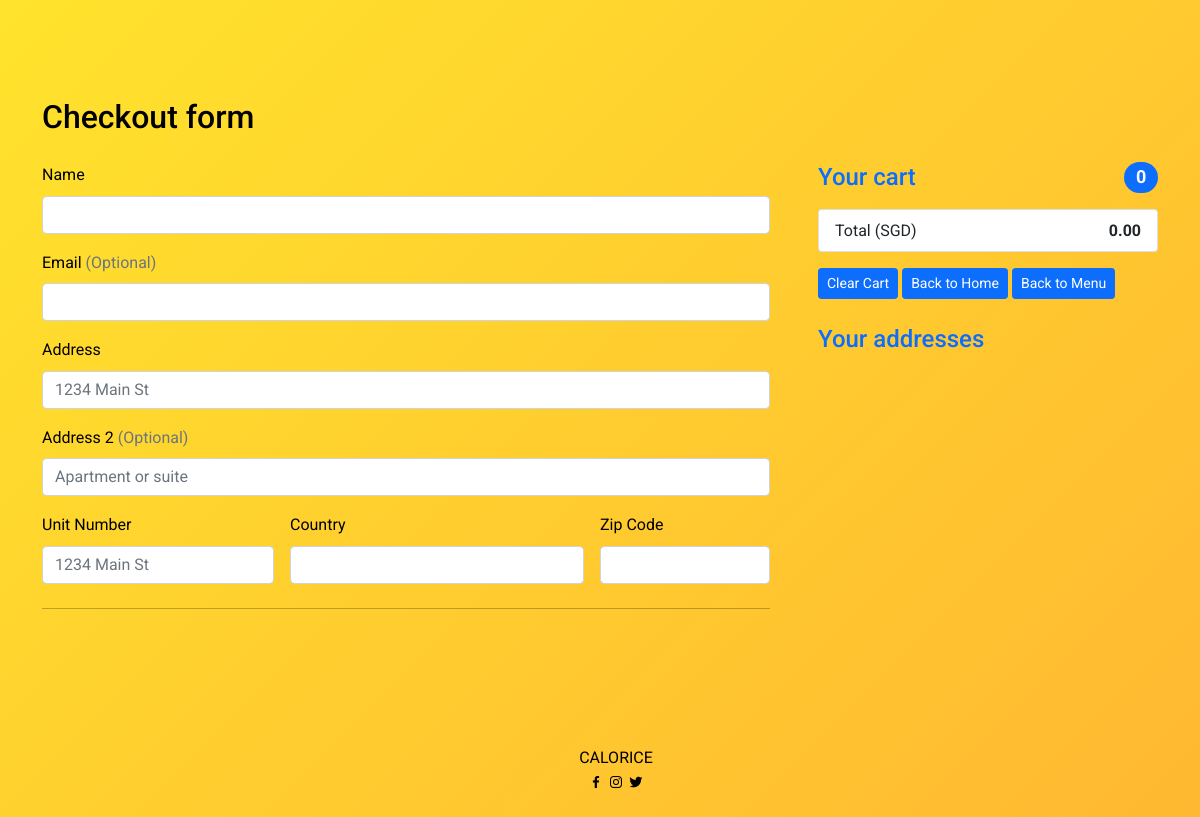
The page /checkout.php (signed in) on the database as committed earlier.
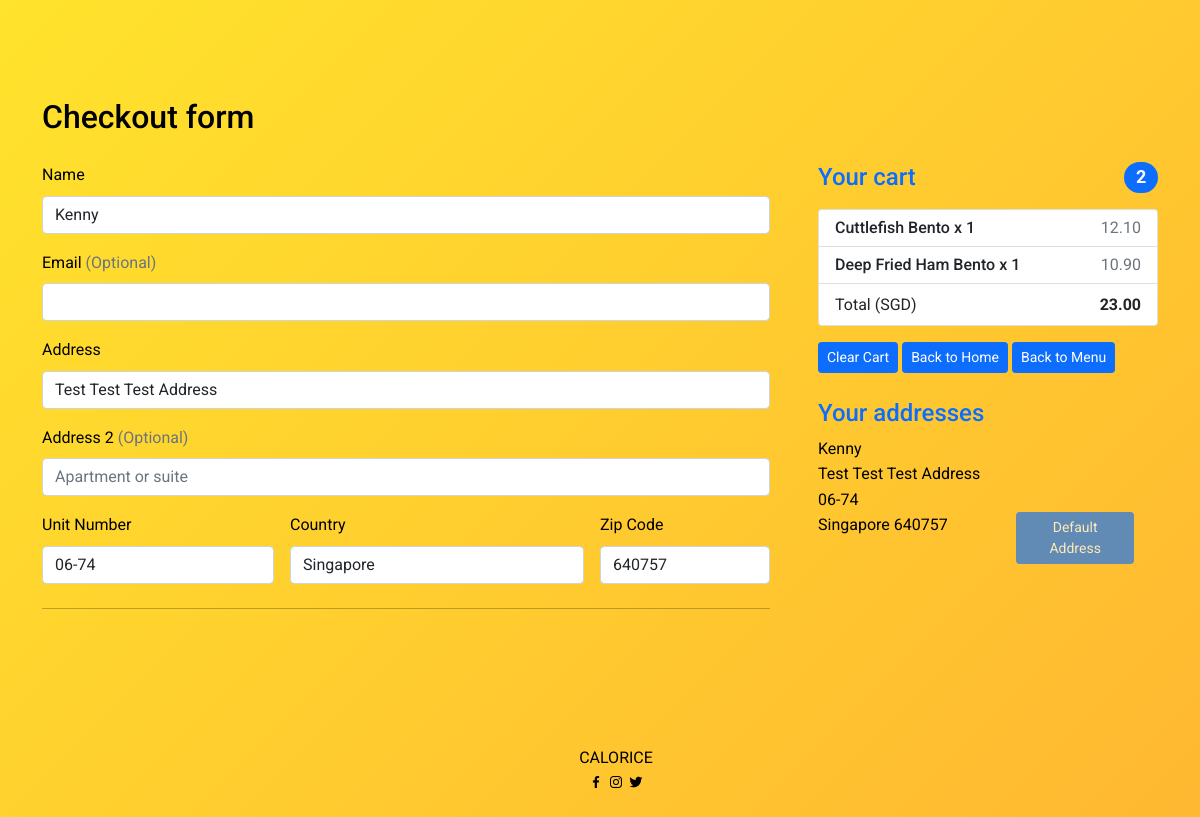
The same page on the database as committed later.
### tables this page shows
CREATE TABLE `cart` (
  `cart_id` int(11) NOT NULL,
  `users_id` int(11) NOT NULL,
  `food_id` int(11) DEFAULT NULL,
  `cart_foodqty` int(11) NOT NULL,
  `cart_status` smallint(6) NOT NULL DEFAULT '0'
);

CREATE TABLE `food` (
  `food_id` int(11) NOT NULL,
  `food_name` varchar(255) NOT NULL,
  `food_category` varchar(128) NOT NULL,
  `food_subcategory` varchar(128) NOT NULL,
  `food_healthierchoice` smallint(6) DEFAULT '0',
  `food_vegan` smallint(6) DEFAULT NULL,
  `food_price` decimal(10,2) NOT NULL,
  `food_calories` int(11) NOT NULL,
  `food_img` varchar(256) DEFAULT NULL
);

CREATE TABLE `addresses` (
  `addresses_id` int(128) NOT NULL,
  `users_id` int(128) NOT NULL,
  `addresses_default` tinyint(4) NOT NULL DEFAULT '0',
  `addresses_fullName` varchar(256) NOT NULL,
  `addresses_companyName` varchar(256) DEFAULT NULL,
  `addresses_line1` varchar(256) NOT NULL,
  `addresses_line2` varchar(256) DEFAULT NULL,
  `addresses_unitNo` varchar(128) NOT NULL,
  `addresses_country` varchar(256) NOT NULL,
  `addresses_zipCode` varchar(256) NOT NULL
);

### config/db.php (called while the page is built, shortened)
<?php
class DB {
  protected static $mdb = null;
  public static function getMDB() {
    $mdb = DB::$mdb;
    if ($mdb === null) {
      $mdb = DB::$mdb = new MeekroDB();
    }
    $mdb->sync_config();
    return $mdb;
  }
  public static function query() { $args = func_get_args(); return call_user_func_array(array(DB::getMDB(), 'query'), $args); }
  public static function count() { $args = func_get_args(); return call_user_func_array(array(DB::getMDB(), 'count'), $args); }
}
class MeekroDB {
  public $encoding = 'latin1';
  public $param_char = '%';
  public $named_param_seperator = '_';
  public $connect_options = array(MYSQLI_OPT_CONNECT_TIMEOUT => 30);
  public $internal_mysql = null;
  public $num_rows = 0;
  public function __construct($host=null, $user=null, $password=null, $dbName=null, $port=null, $encoding=null, $socket=null)  {
    if ($encoding === null) $encoding = DB::$encoding;
    $this->encoding = $encoding;
  }
  public function get() {
    $mysql = $this->internal_mysql;
    if (!($mysql instanceof MySQLi)) {
      $mysql = new mysqli();
      foreach ($this->connect_options as $key => $value) {
        $mysql->options($key, $value);
      }
      $mysql->set_charset($this->encoding);
      $this->internal_mysql = $mysql;
    }
    return $mysql;
  }
  public function count() { $args = func_get_args(); return call_user_func_array(array($this, 'numRows'), $args); }
  public function numRows() { return $this->num_rows; }
  protected function preparseQueryParams() {
    $args = func_get_args();
    $sql = trim(strval(array_shift($args)));
    $args_all = $args;
    if (count($args_all) == 0) return array($sql);
    $param_char_length = strlen($this->param_char);
    $named_seperator_length = strlen($this->named_param_seperator);
    $types = array(
      $this->param_char . 'll',
      $this->param_char . 'ls',
      $this->param_char . 'l',
      $this->param_char . 'li',
      $this->param_char . 'ld',
      $this->param_char . 'lb',
      $this->param_char . 'lt',
      $this->param_char . 's',
      $this->param_char . 'i',
      $this->param_char . 'd',
      $this->param_char . 'b',
      $this->param_char . 't',
      $this->param_char . '?',
      $this->param_char . 'l?',
      $this->param_char . 'll?',
      $this->param_char . 'hc',
      $this->param_char . 'ha',
      $this->param_char . 'ho',
      $this->param_char . 'ss',
      $this->param_char . 'ssb',
      $this->param_char . 'sse',
    );
    $posList = array();
    foreach ($types as $type) {
      $lastPos = 0;
      while (($pos = strpos($sql, $type, $lastPos)) !== false) {
        $lastPos = $pos + 1;
        $posList[$pos] = $type;
      }
    }
    ksort($posList);
    $chunkyQuery = array();
    $pos_adj = 0;
    foreach ($posList as $pos => $type) {
      $type = substr($type, $param_char_length);
      $length_type = strlen($type) + $param_char_length;
      $new_pos = $pos + $pos_adj;
      $new_pos_back = $new_pos + $length_type;
      $arg_number_length = 0;
      if ($arg_number_length = strspn($sql, '0123456789', $new_pos_back)) {
        $arg_number = substr($sql, $new_pos_back, $arg_number_length);
        if (! array_key_exists($arg_number, $args_all)) return $this->nonSQLError("Non existent argument reference (arg $arg_number): $sql");
        $arg = $args_all[$arg_number];
      } else {
        $arg = array_shift($args);
      }
      if ($new_pos > 0) $chunkyQuery[] = substr($sql, 0, $new_pos);
      if (is_object($arg) && ($arg instanceof WhereClause)) {
        list($clause_sql, $clause_args) = $arg->textAndArgs();
        array_unshift($clause_args, $clause_sql);
        $preparsed_sql = call_user_func_array(array($this, 'preparseQueryParams'), $clause_args);
        $chunkyQuery = array_merge($chunkyQuery, $preparsed_sql);
      } else {
        $chunkyQuery[] = array('type' => $type, 'value' => $arg);
      }
      $sql = substr($sql, $new_pos_back + $arg_number_length);
      $pos_adj -= $new_pos_back + $arg_number_length;
    }
    if (strlen($sql) > 0) $chunkyQuery[] = $sql;
    return $chunkyQuery;
  }
  protected function intval($var) {
    if (PHP_INT_SIZE == 8) return intval($var);
    return floor(doubleval($var));
  }
  public function parseQueryParams() {
    $args = func_get_args();
    $chunkyQuery = call_user_func_array(array($this, 'preparseQueryParams'), $args);
    $query = '';
    $array_types = array('ls', 'li', 'ld', 'lb', 'll', 'lt', 'l?', 'll?', 'hc', 'ha', 'ho');
    foreach ($chunkyQuery as $chunk) {
      if (is_string($chunk)) {
        $query .= $chunk;
        continue;
      }
      $type = $chunk['type'];
      $arg = $chunk['value'];
      $result = '';
      $is_array_type = in_array($type, $array_types, true);
      if ($type == 's') $result = $this->escape($arg);
      else if ($type == 'i') $result = $this->intval($arg);
      $query .= $result;
    }
    return $query;
  }
  protected function prependCall($function, $args, $prepend) { array_unshift($args, $prepend); return call_user_func_array($function, $args); }
  public function query() { $args = func_get_args(); return $this->prependCall(array($this, 'queryHelper'), $args, 'assoc'); }
  protected function queryHelper() {
    $args = func_get_args();
    $type = array_shift($args);
    $db = $this->get();
    $is_buffered = true;
    $row_type = 'assoc';
    $full_names = false;
    $sql = call_user_func_array(array($this, 'parseQueryParams'), $args);
    $result = $db->query($sql, $is_buffered ? MYSQLI_STORE_RESULT : MYSQLI_USE_RESULT);
    if ($is_buffered && ($result instanceof MySQLi_Result)) $this->num_rows = $result->num_rows;
    else $this->num_rows = null;
    $return = array();
    while ($row = ($row_type == 'assoc' ? $result->fetch_assoc() : $result->fetch_row())) {
      $return[] = $row;
    }
    return $return;
  }
}
?>

### checkout.php (the view, shortened to what the changed rows need)
<?php
include "config/db.php";
if(isset($_COOKIE["isLoggedIn"]) && (isset($_COOKIE['users_id']))) {
    $totalCartItem = 0;
    $getUserCartQuery = DB::query("SELECT * FROM cart
    INNER JOIN food
    ON cart.food_id = food.food_id
    WHERE users_id=%i AND cart_status=%i" , $_COOKIE['users_id'],0);
    $getUserCartCount = DB::count();
    if($getUserCartCount > 0){
        $totalCartItem += $getUserCartCount;
    }
}
$address = DB::query('SELECT * FROM addresses WHERE users_id=%i AND addresses_default = 1', $_COOKIE['users_id']);
foreach($address as $address_result) {
    $defaultfullName = $address_result['addresses_fullName'];
    $defaultline1 = $address_result['addresses_line1'];
    $defaultunitNo = $address_result['addresses_unitNo'];
    $defaultcountry = $address_result['addresses_country'];
    $defaultzipCode = $address_result['addresses_zipCode'];
}
?>
<!DOCTYPE html>
<html lang="en">
<head>
    <link href="https://cdn.jsdelivr.net/npm/bootstrap@5.0.0-beta3/dist/css/bootstrap.min.css" rel="stylesheet">
    <link href='https://unpkg.com/boxicons@2.0.7/css/boxicons.min.css' rel='stylesheet'>
    <link rel="stylesheet" href="css/styles.css">
    <link rel="stylesheet" href="css/checkout.css">
</head>
<body>
        <div class="container">
            <div>
                <div class="py-5 ">
                <h2>Checkout form</h2><br>
                <div class="row g-5">
                <div class="col-md-5 col-lg-4 order-md-last">
                    <h4 class="d-flex justify-content-between align-items-center mb-3">
                    <span class="text-primary">Your cart</span>
                    <span class="badge bg-primary rounded-pill cartItemNo"><?php echo $totalCartItem ?></span>
                    </h4>
                    <ul class="list-group mb-3">
                        <?php
                        if($getUserCartCount > 0) {
                            foreach($getUserCartQuery as $getUserCartResult) {
                                echo '<li class="list-group-item d-flex justify-content-between lh-sm">
                                        <div>';
                                echo "<h6 class='my-0'>".ucwords($getUserCartResult['food_name'])." x ".$getUserCartResult['cart_foodqty']."</h6> ";
                                echo "</div>";
                                $subCartPrice = $getUserCartResult['food_price'] * $getUserCartResult['cart_foodqty'];
                                echo "<span class='text-muted'>".number_format((float)$subCartPrice, 2, '.', '')."</span>";
                                $totalcartprice += $subCartPrice;
                            }
                        }
                        ?>
                        <li class="list-group-item d-flex justify-content-between">
                            <span>Total (SGD)</span>
                            <strong><?php echo number_format((float)$totalcartprice, 2, '.', ''); ?></strong>
                        </li>
                    </ul>
                    <br>
                    <br>
                    <?php
                        $addressCheckOut = DB::query("SELECT * FROM addresses WHERE users_id=%i " , $_COOKIE['users_id']);
                        foreach($addressCheckOut as $addressCheckOut_result){
                            if($addressCheckOut_result['addresses_default']==1){
                                echo '
                                <div class="row checkoutaddressbox"><div class="col-12"><p>
                                ' . $addressCheckOut_result['addresses_fullName'] . '</p></div><div class="col-12"><p>
                                ' . $addressCheckOut_result['addresses_line1'] . '</p></div><div class="col-12"><p>
                                ' . $addressCheckOut_result['addresses_line2'] . '</p></div><div class="col-12"><p>
                                ' . $addressCheckOut_result['addresses_unitNo'] . '</p></div><div class="row"><div class="col-7"><p>
                                ' . $addressCheckOut_result['addresses_country'] . " " . $addressCheckOut_result['addresses_zipCode'] . '</p></div><div class="col-5">
                                <button type="button" class="btn btn-primary btn-sm usethisaddress" id="usethisaddress" value="usethisaddress" disabled>Default Address</button>
                                </div></div></div>';
                            }
                        }
                    ?>
                </div>
                <div class="col-md-7 col-lg-8">
                    <form class="needs-validation" action="checkout-charge.php" method="POST" novalidate="">
                    <div class="row g-3">
                        <div class="col-sm-12">
                        <label for="firstName" class="form-label">Name</label>
                        <input type="text" class="form-control" id="firstName" name="firstName" placeholder="" value="<?php echo ucwords($defaultfullName); ?>" required="">
                        </div>
                        <div class="col-12">
                        <label for="address" class="form-label">Address</label>
                        <input type="text" class="form-control" id="address" name="address" placeholder="1234 Main St" value="<?php echo ucwords($defaultline1); ?>" required>
                        </div>
                        <div class="col-md-4">
                        <label for="unitNo" class="form-label">Unit Number</label>
                        <input type="text" class="form-control" id="unitNo" name="unitNo" placeholder="1234 Main St" value="<?php echo ucwords($defaultunitNo); ?>" required="">
                        </div>
                        <div class="col-md-5">
                        <label for="country" class="form-label">Country</label>
                        <input type="text" class="form-control" id="country" name="country" placeholder="" value="<?php echo ucwords($defaultcountry); ?>">
                        </div>
                        <div class="col-md-3">
                        <label for="zip" class="form-label">Zip Code</label>
                        <input type="text" class="form-control" id="zip" name="zip" placeholder="" value="<?php echo ucwords($defaultzipCode); ?>" required="">
                        </div>
                    </div>
                    </form>
                </div>
                </div>
            </div>
</div>
</body>
</html>

Rows that differ between the two databases and show on the page:
added cart: food.food_name "Cuttlefish Bento", cart_foodqty "1", food.food_price "12.10"
added cart: food.food_name "Deep Fried Ham Bento", cart_foodqty "1", food.food_price "10.90"
added addresses: addresses_fullName "Kenny", addresses_line1 "Test Test Test Address", addresses_unitNo "06-74", addresses_country "Singapore", addresses_zipCode "640757", firstName "Kenny", address "Test Test Test Address", unitNo "06-74", country "Singapore", zip "640757"
Other text that changed with them:
$totalCartItem: "0" → "2"
$totalcartprice: "0.00" → "23.00"
